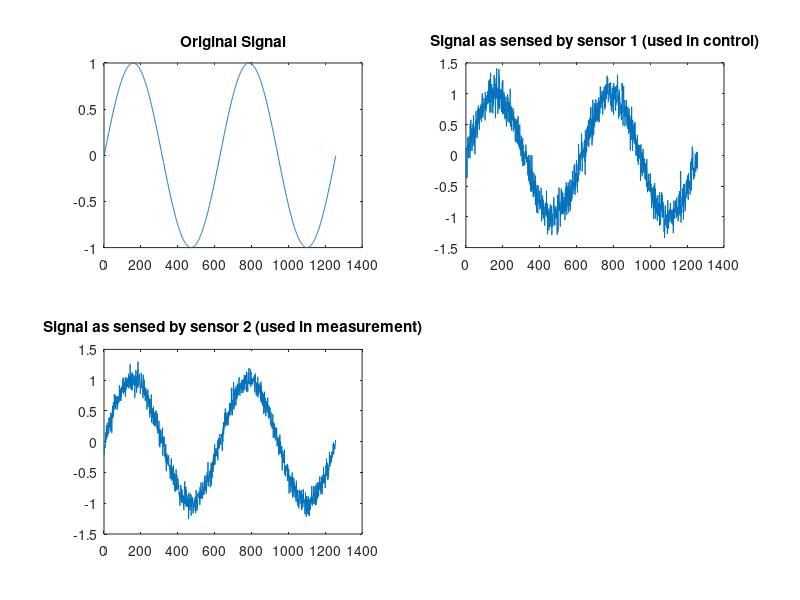

Here is the MATLAB script that generated this plot: (Note: this script raises an error after producing the figure.)
clc;
clear all;
close all;

sigma_control = 0.15;
sigma_measure = 0.1;

signal = sin(0:0.01:4*pi);

subplot(2,2,1); plot(signal); title('Original Signal')

signal_control = signal + normrnd(0, sigma_control, size(signal));
signal_measure = signal + normrnd(0, sigma_measure, size(signal));

signal_filtered = zeros(size(signal)); 

subplot(2,2,2); plot(signal_control); title('Signal as sensed by sensor 1 (used in control)')
subplot(2,2,3); plot(signal_measure); title('Signal as sensed by sensor 2 (used in measurement)')

x = 0;
P = 1;

for ii = 1:length(signal_control)
    
    u = signal_control(ii);
    z = signal_measure(ii);

    [x, P] = KalmanFilter(x, P, u, z, sigma_control, sigma_measure);

    signal_filtered(ii) = x;

end

subplot(2,2,4); plot(signal_filtered); title('Filtered Signal')

function[x, P] = KalmanFilter(x, P, u, z, sigma_u, sigma_z)
    % State transition matrix
    F = [0];
    % Control coefficient matrix - maps control vector into state vector space
    B = [1];
    % Process noise matrix
    Q = [sigma_u];
    % Observation matrix 
    H = [1];
    % Measurement noise
    R = [sigma_z];
    
    % Prediction step
    x = F*x + B*u
    P = F*P*F' + Q
    
    % Update step
    K = P*H'*inv(H*P*H' + R)
    x = x + K*(z - H*x)
    P = (eye(length(x)) - K*H)*P*(eye(length(x)) - K*H)' + K*R*K';
end